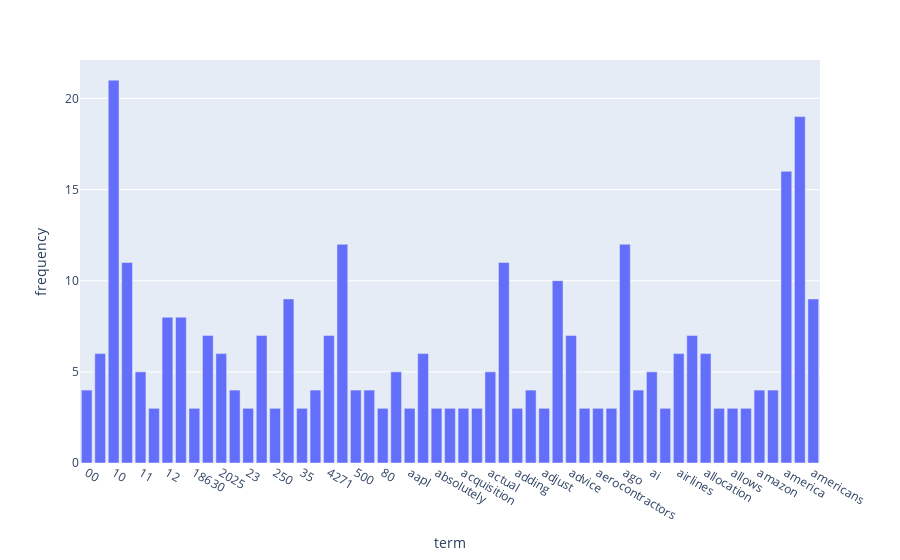

This figure's notebook cell:
### Markdown cell above
### Exercise 12 and 13

### Code cell
# we use plotly instead here

term_frequencies = np.asarray(cleaned_df_counts.sum(axis=0))[0]
tmp_df = pd.DataFrame({"term": clean_count_vect.get_feature_names_out()[:300],"frequency" :term_frequencies[:300] })
smaller_df = tmp_df[tmp_df["frequency"]>2]
# print(smaller_df)
fig = px.bar(smaller_df, x="term", y="frequency")
fig.show()

### Figure 1 — Plotly figure (JSON) as saved in the notebook; plotly's stock layout.template omitted (floating-point values rounded to 4 significant figures)
{"data": [{"hovertemplate": "term=%{x}<br>frequency=%{y}<extra></extra>", "legendgroup": "", "marker": {"color": "#636efa", "pattern": {"shape": ""}}, "name": "", "orientation": "v", "showlegend": false, "textposition": "auto", "type": "bar", "x": ["00", "000", "10", "100", "11", "116", "12", "15", "18630", "20", "2025", "22", "23", "25", "250", "30", "35", "40", "4271", "50", "500", "5000", "80", "90", "aapl", "able", "absolutely", "acn", "acquisition", "actionable", "actual", "actually", "adding", "additional", "adjust", "administration", "advice", "advisors", "aerocontractors", "affect", "ago", "agree", "ai", "air", "airlines", "allies", "allocation", "allowed", "allows", "almasria", "amazon", "amc", "america", "american", "americans"], "xaxis": "x", "y": [4, 6, 21, 11, 5, 3, 8, 8, 3, 7, 6, 4, 3, 7, 3, 9, 3, 4, 7, 12, 4, 4, 3, 5, 3, 6, 3, 3, 3, 3, 5, 11, 3, 4, 3, 10, 7, 3, 3, 3, 12, 4, 5, 3, 6, 7, 6, 3, 3, 3, 4, 4, 16, 19, 9], "yaxis": "y"}], "layout": {"barmode": "relative", "legend": {"tracegroupgap": 0}, "margin": {"t": 60}, "xaxis": {"anchor": "y", "domain": [0, 1], "title": {"text": "term"}}, "yaxis": {"anchor": "x", "domain": [0, 1], "title": {"text": "frequency"}}}}
